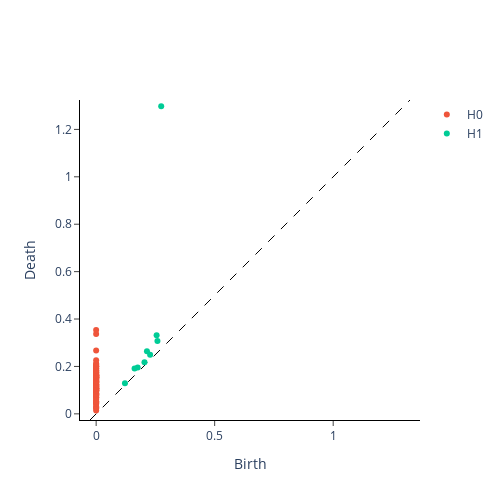

Notebook code cell kept with this figure:
### Code cell
point_cloud_array = np.array([list(t) for t in point_cloud])

persistence_diagram = persistence.fit_transform(point_cloud_array[None, :, :])
persistence.plot(persistence_diagram)
